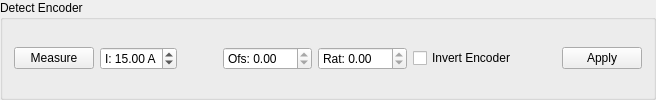
               <widget class="QGroupBox" name="groupBox_42">
                <property name="title">
                 <string>Detect Encoder</string>
                </property>
                <layout class="QHBoxLayout" name="horizontalLayout_25">
                 <item>
                  <widget class="QPushButton" name="mcconfFocMeasureEncoderButton">
                   <property name="toolTip">
                    <string>&lt;html&gt;&lt;head/&gt;&lt;body&gt;&lt;p&gt;Run the motor slowly in open loop using the selected current and try to figure out the encoder offset and ratio, and whether the encoder is inverted.&lt;/p&gt;&lt;/body&gt;&lt;/html&gt;</string>
                   </property>
                   <property name="text">
                    <string>Measure</string>
                   </property>
                  </widget>
                 </item>
                 <item>
                  <widget class="QDoubleSpinBox" name="mcconfFocMeasureEncoderCurrentBox">
                   <property name="prefix">
                    <string>I: </string>
                   </property>
                   <property name="suffix">
                    <string> A</string>
                   </property>
                   <property name="value">
                    <double>15.000000000000000</double>
                   </property>
                  </widget>
                 </item>
                 <item>
                  <spacer name="horizontalSpacer_26">
                   <property name="orientation">
                    <enum>Qt::Horizontal</enum>
                   </property>
                   <property name="sizeHint" stdset="0">
                    <size>
                     <width>40</width>
                     <height>20</height>
                    </size>
                   </property>
                  </spacer>
                 </item>
                 <item>
                  <widget class="QDoubleSpinBox" name="mcconfFocMeasureEncoderOffsetBox">
                   <property name="readOnly">
                    <bool>true</bool>
                   </property>
                   <property name="prefix">
                    <string>Ofs: </string>
                   </property>
                   <property name="suffix">
                    <string/>
                   </property>
                   <property name="maximum">
                    <double>360.000000000000000</double>
                   </property>
                  </widget>
                 </item>
                 <item>
                  <widget class="QDoubleSpinBox" name="mcconfFocMeasureEncoderRatioBox">
                   <property name="readOnly">
                    <bool>true</bool>
                   </property>
                   <property name="prefix">
                    <string>Rat: </string>
                   </property>
                   <property name="suffix">
                    <string/>
                   </property>
                   <property name="maximum">
                    <double>500.000000000000000</double>
                   </property>
                  </widget>
                 </item>
                 <item>
                  <widget class="QCheckBox" name="mcconfFocMeasureEncoderInvertedBox">
                   <property name="text">
                    <string>Invert Encoder</string>
                   </property>
                  </widget>
                 </item>
                 <item>
                  <spacer name="horizontalSpacer_27">
                   <property name="orientation">
                    <enum>Qt::Horizontal</enum>
                   </property>
                   <property name="sizeHint" stdset="0">
                    <size>
                     <width>40</width>
                     <height>20</height>
                    </size>
                   </property>
                  </spacer>
                 </item>
                 <item>
                  <widget class="QPushButton" name="mcconfFocMeasureEncoderApplyButton">
                   <property name="text">
                    <string>Apply</string>
                   </property>
                  </widget>
                 </item>
                </layout>
               </widget>
